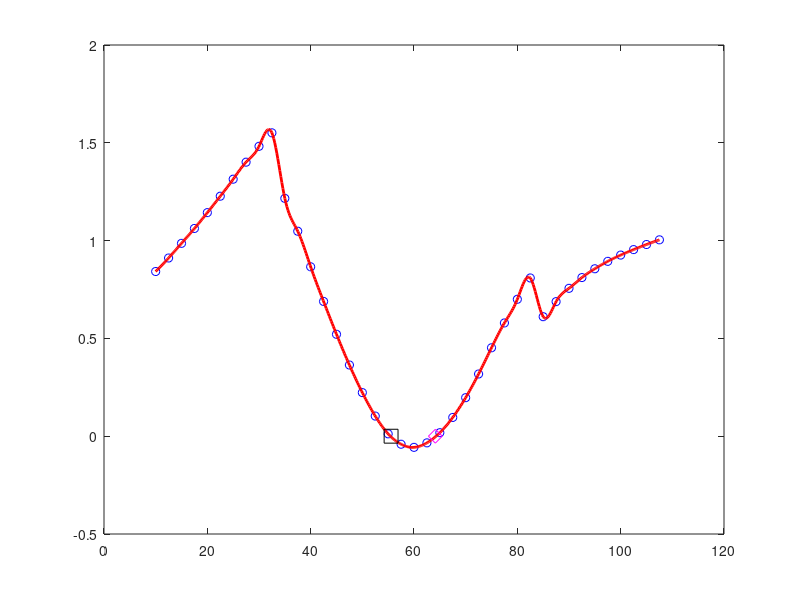

The MATLAB source for this figure: (Note: this script raises an error after producing the figure.)
clc;
clear;
close all;

% DATOS
f = [10 12.5 15 17.5 20 22.5 25 27.5 30 32.5 ...
     35 37.5 40 42.5 45 47.5 50 52.5 55 57.5 ...
     60 62.5 65 67.5 70 72.5 75 77.5 80 82.5 ...
     85 87.5 90 92.5 95 97.5 100 102.5 105 107.5];

V = [0.842 0.911 0.986 1.062 1.143 1.227 1.314 ...
     1.401 1.482 1.551 1.216 1.048 0.866 0.689 ...
     0.521 0.364 0.223 0.103 0.012 -0.041 -0.057 ...
     -0.034 0.018 0.096 0.197 0.318 0.452 0.579 ...
     0.700 0.809 0.611 0.688 0.756 0.811 0.856 ...
     0.894 0.926 0.954 0.980 1.004];

% ---------------------------------
% BUSQUEDA DE CAMBIO DE SIGNO
% ---------------------------------

for i = 1:length(V)-1
    
    if V(i)*V(i+1) < 0
        
        a = f(i);
        b = f(i+1);
        
        fprintf('Cambio de signo entre %.2f y %.2f kHz\n',a,b)
        
    end
end

% ---------------------------------
% METODO DE BISECCION
% PRIMERA RAIZ
% ---------------------------------

a = 55;
b = 57.5;

for k = 1:10
    
    c = (a+b)/2;
    
    fc = interp1(f,V,c,'linear');
    
    fa = interp1(f,V,a,'linear');
    
    if fa*fc < 0
        b = c;
    else
        a = c;
    end
end

raiz1 = c;

fprintf('\nPrimera raiz aproximada = %.4f kHz\n',raiz1)

% ---------------------------------
% SEGUNDA RAIZ
% ---------------------------------

a = 62.5;
b = 65;

for k = 1:10
    
    c = (a+b)/2;
    
    fc = interp1(f,V,c,'linear');
    
    fa = interp1(f,V,a,'linear');
    
    if fa*fc < 0
        b = c;
    else
        a = c;
    end
end

raiz2 = c;

fprintf('Segunda raiz aproximada = %.4f kHz\n',raiz2)

% ---------------------------------
% SPLINE CUBICO
% ---------------------------------

x = linspace(10,107.5,500);

Vspline = spline(f,V,x);

% ---------------------------------
% GRAFICA
% ---------------------------------

figure

plot(f,V,'bo','MarkerSize',6)
hold on

plot(x,Vspline,'r','LineWidth',2)

plot(raiz1,0,'ks','MarkerSize',10)

plot(raiz2,0,'md','MarkerSize',10)

yline(0,'k--')

grid on

title('Raices por Biseccion y Spline')
xlabel('Frecuencia (kHz)')
ylabel('Voltaje V(f)')

legend('Datos','Spline','Raiz 1','Raiz 2')
